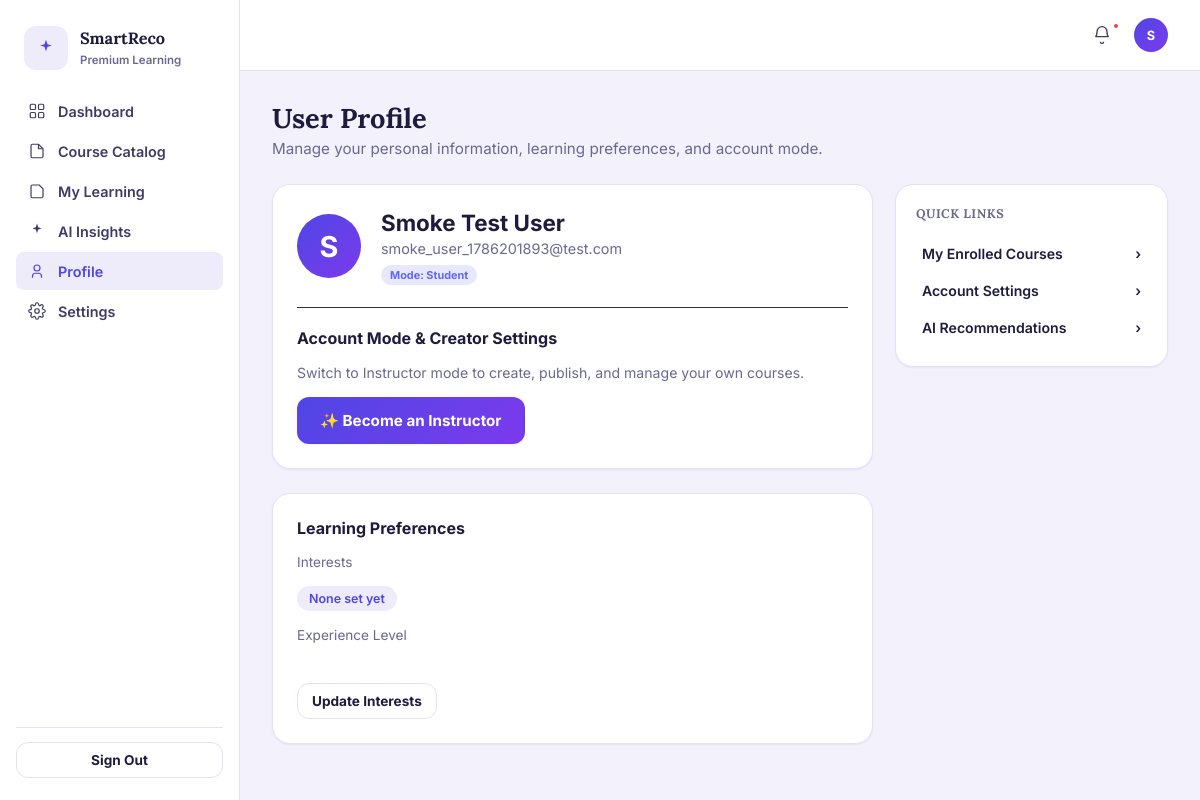
/profile (signed in), run on the app's committed database.
### database/models.py (models this page shows)
class User(Base):
    __tablename__ = "users"
    id = Column(Integer, primary_key=True, index=True)
    name = Column(String, nullable=True)
    email = Column(String, unique=True, index=True, nullable=False)
    password_hash = Column(String, nullable=False)
    role = Column(String, default="user", nullable=False)  # Backward compatibility: "user" | "admin"
    active_mode = Column(String, default="student", nullable=False)  # "student" | "instructor"
    interests = Column(String, nullable=True)  # comma-separated e.g. "AI/ML,Backend"
    interests_updated_at = Column(DateTime(timezone=True), nullable=True)
    experience_level = Column(String, nullable=True)  # "Beginner" | "Intermediate" | "Advanced"
    avatar_url = Column(String, nullable=True)
    created_at = Column(DateTime(timezone=True), server_default=func.now())
    updated_at = Column(DateTime(timezone=True), onupdate=func.now())
    profile = relationship("UserProfile", back_populates="user", uselist=False, cascade="all, delete-orphan")
    courses = relationship("Product", back_populates="instructor", foreign_keys="Product.instructor_id")
    enrollments = relationship("Enrollment", back_populates="user", cascade="all, delete-orphan")
    wishlists = relationship("Wishlist", back_populates="user", cascade="all, delete-orphan")
    events = relationship("Event", back_populates="user", cascade="all, delete-orphan")
    recommendations = relationship("Recommendation", back_populates="user", cascade="all, delete-orphan")

### main.py (the view)
@app.get("/profile", response_class=HTMLResponse)
def profile_page(request: Request, db: Session = Depends(get_db)):
    user = get_current_user(request, db)
    if not user:
        return RedirectResponse("/login", status_code=302)
    tracking_enabled = is_agent_tracking_enabled(db, user, request)
    return templates.TemplateResponse(
        request,
        "profile.html",
        {
            "user": user,
            "active_page": "profile",
            "tracking_enabled": tracking_enabled,
        },
    )

### templates/profile.html (shortened to what this page needs)
{% extends "base.html" %}
{% block content %}
<h1 class="sr-page-title">User Profile</h1>
<p class="sr-page-subtitle">Manage your personal information, learning preferences, and account mode.</p>
<div class="sr-dash-grid">
  <div>
    <div class="sr-card" style="padding:24px; margin-bottom:24px;">
      <div style="display:flex; align-items:center; gap:20px; margin-bottom:24px;">
        <div class="sr-avatar" style="width:64px; height:64px; font-size:1.8rem; display:flex; align-items:center; justify-content:center;">
          {{ user.name[0] if user and user.name else (user.email[0]|upper if user and user.email else 'U') }}
        </div>
        <div>
          <h2 style="margin:0; font-size:1.4rem;">{{ user.name or 'User' }}</h2>
          <p style="margin:4px 0 0; color:var(--ink-500); font-size:0.9rem;">{{ user.email }}</p>
          <div style="margin-top:6px;">
            <span class="sr-badge" style="background:rgba(99,102,241,0.15); color:#6366f1;">
              Mode: {{ (user.active_mode or 'student')|capitalize }}
            </span>
          </div>
        </div>
      </div>
      <div style="border-top:1px solid var(--sr-border, #2d3139); padding-top:20px;">
        <h3 style="font-size:1rem; margin-top:0;">Account Mode & Creator Settings</h3>
        <p style="color:var(--ink-500); font-size:0.88rem; margin-bottom:16px;">
          Switch to Instructor mode to create, publish, and manage your own courses.
        </p>
        {% set curr_mode = user.active_mode if user and user.active_mode else (request.session.get('active_mode', 'student') if request else 'student') %}
        {% if curr_mode == 'instructor' %}
          <button onclick="switchUserMode('student')" class="sr-btn sr-btn-secondary">
            Switch to Student Mode
          </button>
          <a href="/admin" class="sr-btn sr-btn-primary" style="margin-left:12px;">Open Instructor Panel →</a>
        {% else %}
          <button onclick="switchUserMode('instructor')" class="sr-btn sr-btn-primary">
            ✨ Become an Instructor
          </button>
        {% endif %}
      </div>
    </div>
    <div class="sr-card" style="padding:24px;">
      <h3 style="font-size:1rem; margin-top:0;">Learning Preferences</h3>
      <div style="margin-bottom:16px;">
        <label style="font-size:0.85rem; color:var(--ink-500); display:block; margin-bottom:6px;">Interests</label>
        <div class="sr-tracked-tags">
          {% if user.interests %}
            {% for tag in user.interests.split(',') %}
            <span class="sr-tag">{{ tag.strip() }}</span>
            {% endfor %}
          {% else %}
            <span class="sr-tag">None set yet</span>
          {% endif %}
        </div>
      </div>
      <div style="margin-bottom:16px;">
        <label style="font-size:0.85rem; color:var(--ink-500); display:block; margin-bottom:4px;">Experience Level</label>
        <div style="font-weight:500; color:#fff;">{{ user.experience_level or 'Not specified' }}</div>
      </div>
      <a href="/onboarding/interests" class="sr-btn sr-btn-secondary sr-btn-sm">Update Interests</a>
    </div>
  </div>
  <div>
    <div class="sr-card sr-side-card">
      <h3>Quick Links</h3>
      <a class="sr-quick-action" href="/my-learning">My Enrolled Courses <span>›</span></a>
      <a class="sr-quick-action" href="/settings">Account Settings <span>›</span></a>
      <a class="sr-quick-action" href="/ai-insights">AI Recommendations <span>›</span></a>
    </div>
  </div>
</div>
{% endblock %}

### templates/base.html (shortened to what this page needs)
<!DOCTYPE html>
<html lang="en">
<head>
<link rel="stylesheet" href="/static/styles.css">
</head>
<body>
<div class="sr-app">
  {% if user %}
  <aside class="sr-sidebar">
    <div class="sr-sidebar-brand">
      <div class="sr-brand-mark">
        <svg width="20" height="20" viewBox="0 0 24 24" fill="none"><path d="M12 2l1.8 5.6L19 9l-5.2 1.4L12 16l-1.8-5.6L5 9l5.2-1.4L12 2z" fill="currentColor"/></svg>
      </div>
      <div class="sr-sidebar-brand-text">
        <b>SmartReco</b>
        <span>Premium Learning</span>
      </div>
    </div>
    <nav class="sr-nav">
      <a class="sr-nav-item {% if active_page == 'dashboard' %}is-active{% endif %}" href="/dashboard">
        Dashboard
      </a>
      <a class="sr-nav-item {% if active_page == 'catalog' %}is-active{% endif %}" href="/catalog">
        <svg width="18" height="18" viewBox="0 0 24 24" fill="none"><path d="M4 5a2 2 0 012-2h8l6 6v10a2 2 0 01-2 2H6a2 2 0 01-2-2V5z" stroke="currentColor" stroke-width="1.6"/><path d="M14 3v6h6" stroke="currentColor" stroke-width="1.6"/></svg>
        Course Catalog
      </a>
      <a class="sr-nav-item {% if active_page == 'my_learning' %}is-active{% endif %}" href="/my-learning">
        <svg width="18" height="18" viewBox="0 0 24 24" fill="none"><path d="M4 19V6a2 2 0 012-2h9l5 5v10a2 2 0 01-2 2H6a2 2 0 01-2-2z" stroke="currentColor" stroke-width="1.6"/></svg>
        My Learning
      </a>
      <a class="sr-nav-item {% if active_page == 'ai_insights' %}is-active{% endif %}" href="/ai-insights">
        <svg width="18" height="18" viewBox="0 0 24 24" fill="none"><path d="M12 2l1.6 4.9L18 8.5l-4.4 1.6L12 15l-1.6-4.9L6 8.5l4.4-1.6L12 2z" fill="currentColor"/></svg>
        AI Insights
      </a>
      {% set curr_mode = user.active_mode if user and user.active_mode else (request.session.get('active_mode', 'student') if request else 'student') %}
      <a class="sr-nav-item {% if active_page == 'profile' %}is-active{% endif %}" href="/profile">
        <svg width="18" height="18" viewBox="0 0 24 24" fill="none"><circle cx="12" cy="8" r="4" stroke="currentColor" stroke-width="1.6"/><path d="M6 21v-2a4 4 0 014-4h4a4 4 0 014 4v2" stroke="currentColor" stroke-width="1.6"/></svg>
        Profile
      </a>
      <a class="sr-nav-item {% if active_page == 'settings' %}is-active{% endif %}" href="/settings">
        Settings
      </a>
    </nav>
    <div class="sr-sidebar-foot">
      <form action="/logout" method="POST">
        <button type="submit" class="sr-btn sr-btn-secondary sr-btn-block sr-btn-sm">Sign Out</button>
      </form>
    </div>
  </aside>
  <div>
    <header class="sr-topbar">
      <div class="sr-topbar-actions">
        <button class="sr-icon-btn" aria-label="Notifications"><span class="dot"></span>
          <svg width="20" height="20" viewBox="0 0 24 24" fill="none"><path d="M6 8a6 6 0 0112 0c0 5 2 6 2 6H4s2-1 2-6z" stroke="currentColor" stroke-width="1.6"/><path d="M10 20a2 2 0 004 0" stroke="currentColor" stroke-width="1.6"/></svg>
        </button>
        <div class="user-menu" style="position:relative;">
          <div class="sr-avatar" style="cursor:pointer;" onclick="toggleDropdown(event)">{{ user.name[0] if user and user.name else (user.email[0]|upper if user and user.email else 'U') }}</div>
        </div>
      </div>
    </header>
    <main class="sr-main">
      {% block content %}{% endblock %}
    </main>
  </div>
  {% else %}
    {% block unauth_content %}{% endblock %}
  {% endif %}
</div>
</body>
</html>

### data on the page
User: name "S", name "Smoke Test User", email "smoke_user_1786201893@test.com", active_mode "Student"
